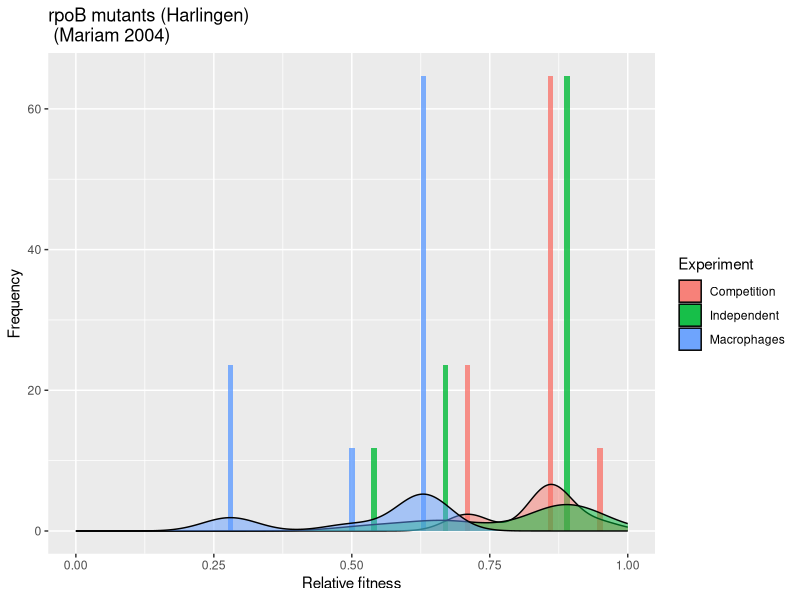
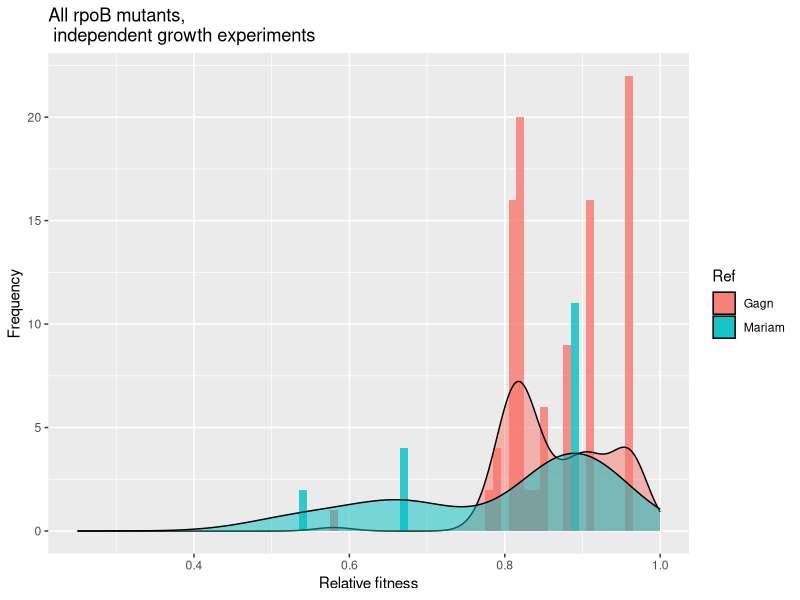
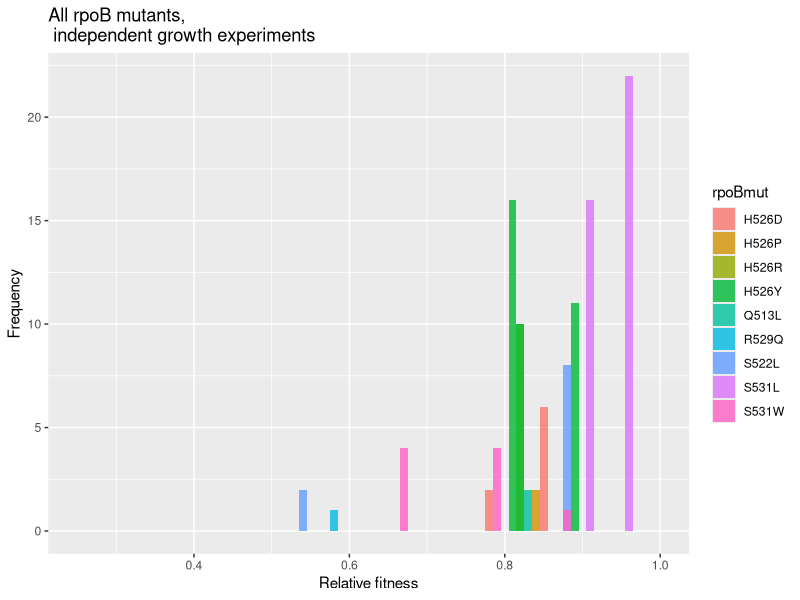
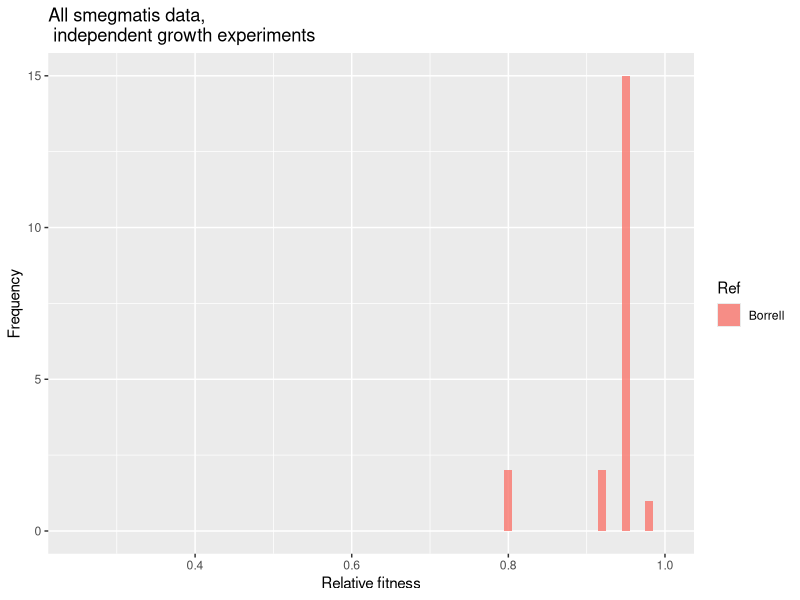
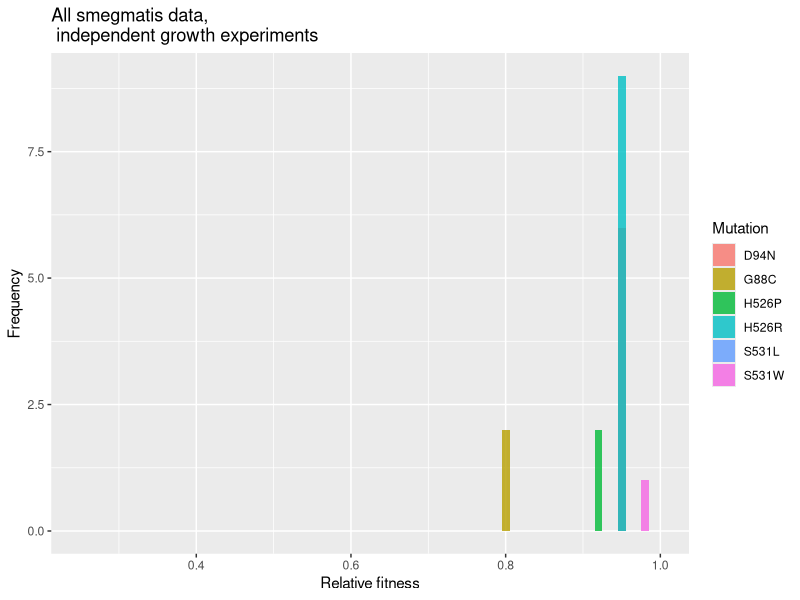
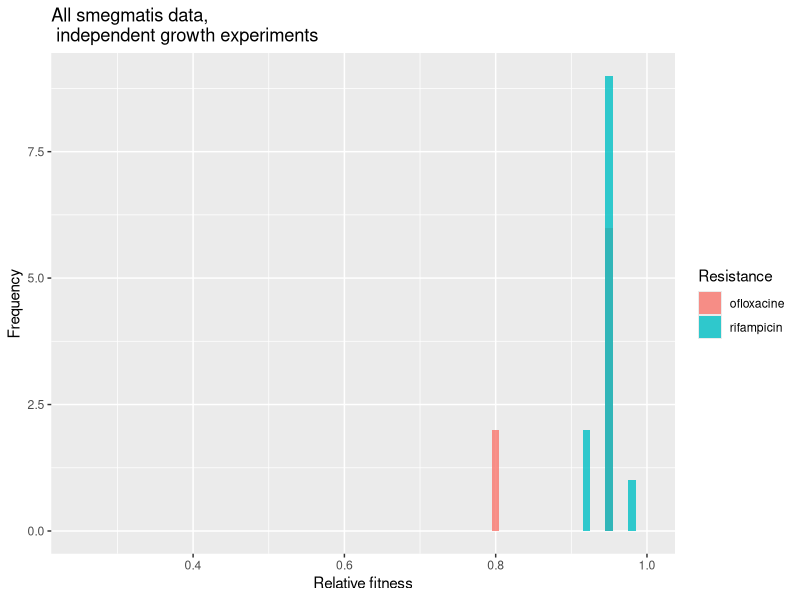
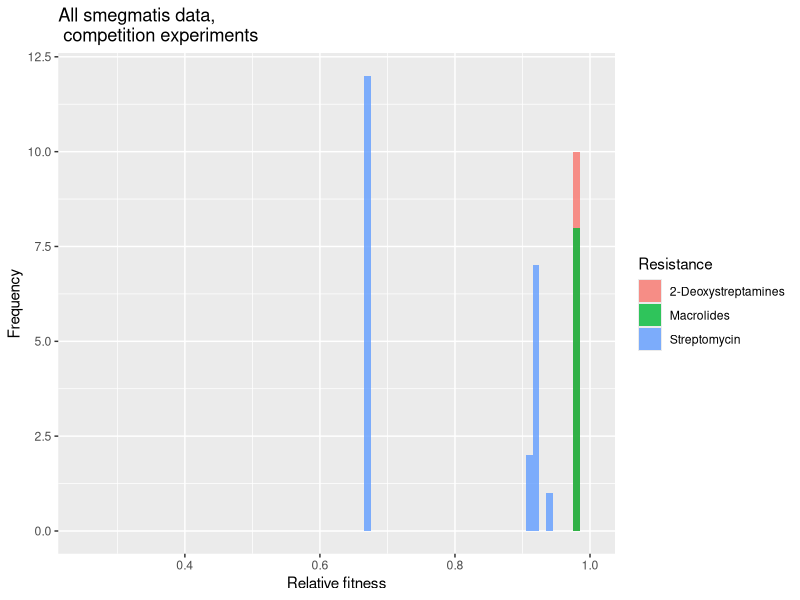
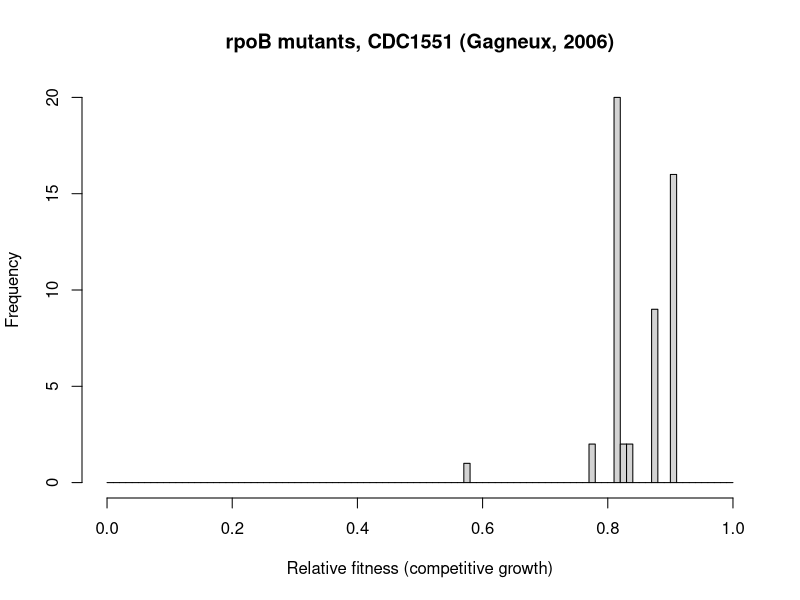

Here is the R script that generated these plots, in order:
### Distributions


##*** Libraries needed
library(plyr); library(ggplot2);library(reshape2);library(deSolve);library(grid)

##*** Locations
home<-"~/Documents/My Documents/Diagnostics/Natural history/genfun/data"
plots<-paste(home,"/plots",sep="")
setwd(home)

##*** Gagneaux 2006
g<-read.csv("dist_gagn2006.csv"); d<-c()
for (i in 1:dim(g)[1]){d<-c(d,matrix(1,1,g[i,2])*g[i,1])}

setwd(plots)
pdf("data_gagn2006.pdf")
h <- hist(d, breaks = seq(0,1,0.01),main="rpoB mutants, CDC1551 (Gagneux, 2006)",xlab = "Relative fitness (competitive growth)")
dev.off()

setwd(home)
g1<-read.csv("dist_gagn2006t85.csv")[1:4,]; d1<-c()
for (i in 1:dim(g1)[1]){d1<-c(d1,matrix(1,1,g1[i,2])*g1[i,1])}

setwd(plots)
pdf("data_gagn2006t85.pdf")
h1 <- hist(d1, breaks = seq(0,1,0.01),ylim=c(0,25),main="rpoB mutants, T85 (Beijing) \n (Gagneux, 2006)",xlab = "Relative fitness (competitive growth)")
dev.off()

pdf("gagn2006_diff.pdf")
plot( h, col=rgb(0,0,1,1/4), xlim=c(0,1),ylim=c(0,25),main="rpoB mutations (red = Beijing) \n (Gagneux 2006)",xlab = "Relative fitness (competitive growth)")  # first histogram
plot( h1, col=rgb(1,0,0,1/4), xlim=c(0,1), add=T)  # second
dev.off()

## Pool
gg<-cbind(c(g[,1],g1[,1]),c(g[,2],g1[,2])); d2<-c()
for (i in 1:dim(gg)[1]){d2<-c(d2,matrix(1,1,gg[i,2])*gg[i,1])}
pdf("gagn2006_pool.pdf")
h2 <- hist(d2, breaks = seq(0,1,0.01),ylim=c(0,25),main="rpoB mutants \n (Gagneux, 2006)",xlab = "Relative fitness (competitive growth)")
dev.off()


##************************************************************************ Mariam 2004
setwd(home)
g<-read.csv("dist_mariam2004.csv"); d<-c();d1<-c(); g[,3]<-g[,3]
for (i in 1:dim(g)[1]){d<-c(d,matrix(1,1,g[i,3])*g[i,2]);d1<-c(d1,matrix(g[i,1],1,g[i,3]))}
bb<-as.data.frame(d); bb$exp<-d1; colnames(bb)<-c("count","Experiment")
p<-ggplot(bb, aes(count, fill = Experiment)) + geom_histogram(alpha = 0.8, aes(y = ..density..), position = 'identity',binwidth=0.01)+ geom_density(alpha=0.5)
p<-p+scale_x_continuous(lim=c(0,1),"Relative fitness")+scale_y_continuous("Frequency")+ggtitle("rpoB mutants (Harlingen) \n (Mariam 2004)")
p

setwd(plots)
ggsave("mariam_pool.pdf")


##************************************************************************ Pool all rpoB data
setwd(home)
g<-read.csv("rpob_all.csv")[1:22,]; d1<-c();d2<-c();d3<-c();d4<-c();d<-c()
for (i in 1:dim(g)[1]){d<-c(d,matrix(1,1,g[i,3])*g[i,2]);d1<-c(d1,matrix(g[i,1],1,g[i,3]))
                       d2<-c(d2,matrix(g[i,4],1,g[i,3]))
                       d3<-c(d3,matrix(g[i,5],1,g[i,3]))
                       d4<-c(d4,matrix(g[i,6],1,g[i,3]))}
bb<-as.data.frame(d); bb$exp<-d1;bb$paper<-d2;bb$rpoB<-d3;bb$strain<-d4; colnames(bb)<-c("count","Experiment","Ref","rpoBmut","Strain")
p1<-ggplot(bb,aes(count,fill=Experiment))+geom_histogram(alpha=0.8,position = 'identity',binwidth=0.01)+geom_density(alpha=0.5)
p1<-p1+scale_x_continuous(lim=c(0,1),"Relative fitness")+scale_y_continuous("Frequency")+ggtitle("All rpoB mutants")
setwd(plots)
ggsave("all_rpoB_exp.pdf")
w<-which(bb[,"Experiment"]=="Independent")
p2<-ggplot(bb[w,],aes(count,fill=Ref))+geom_histogram(alpha=0.8,position = 'identity',binwidth=0.01)+geom_density(alpha=0.5)
p2<-p2+scale_x_continuous(lim=c(0.25,1),"Relative fitness")+scale_y_continuous("Frequency")+ggtitle("All rpoB mutants, \n independent growth experiments")
p2
ggsave("all_rpoB_ref.pdf")

w<-which(bb[,"Experiment"]=="Independent")
p3<-ggplot(bb[w,],aes(count,fill=rpoBmut))+geom_histogram(alpha=0.8,position = 'identity',binwidth=0.01)
p3<-p3+scale_x_continuous(lim=c(0.25,1),"Relative fitness")+scale_y_continuous("Frequency")+ggtitle("All rpoB mutants, \n independent growth experiments")
p3
ggsave("all_rpoB_mut.pdf")

##************************************************************************ Sander 2002 M. smeg.
setwd(home)
g<-read.csv("dist_sander2002.csv"); d<-c()
for (i in 1:dim(g)[1]){d<-c(d,matrix(1,1,g[i,2])*g[i,1])}

setwd(plots)
pdf("data_sander2002.pdf")
h <- hist(d, breaks = seq(0,1,0.01),main="Ribosomal nucleic acids mutation, \n M. smegmatis (Sander, 2002)",xlab = "Relative fitness (competitive growth)")
dev.off()

##************************************************************************ Pool all smeg data
setwd(home)
g<-read.csv("all_smeg.csv")[1:16,]; d1<-c();d2<-c();d3<-c();d4<-c();d<-c()
for (i in 1:dim(g)[1]){d<-c(d,matrix(1,1,g[i,3])*g[i,2]);d1<-c(d1,matrix(g[i,1],1,g[i,3]))
                       d2<-c(d2,matrix(g[i,4],1,g[i,3]))
                       d3<-c(d3,matrix(g[i,5],1,g[i,3]))
                       d4<-c(d4,matrix(g[i,6],1,g[i,3]))}
bb<-as.data.frame(d); bb$exp<-d1;bb$paper<-d2;bb$res<-d3;bb$mutation<-d4; colnames(bb)<-c("count","Experiment","Ref","Resistance","Mutation")
p1<-ggplot(bb,aes(count,fill=Experiment))+geom_histogram(alpha=0.8,position = 'identity',binwidth=0.01)+geom_density(alpha=0.5)
p1<-p1+scale_x_continuous(lim=c(0,1),"Relative fitness")+scale_y_continuous("Frequency")+ggtitle("All smegmatis data")
setwd(plots)
ggsave("all_smeg_exp.pdf")
w<-which(bb[,"Experiment"]=="Independent")
p2<-ggplot(bb[w,],aes(count,fill=Ref))+geom_histogram(alpha=0.8,position = 'identity',binwidth=0.01)
p2<-p2+scale_x_continuous(lim=c(0.25,1),"Relative fitness")+scale_y_continuous("Frequency")+ggtitle("All smegmatis data, \n independent growth experiments")
p2
ggsave("all_smeg_ref.pdf")

w<-which(bb[,"Experiment"]=="Independent")
p3<-ggplot(bb[w,],aes(count,fill=Mutation))+geom_histogram(alpha=0.8,position = 'identity',binwidth=0.01)
p3<-p3+scale_x_continuous(lim=c(0.25,1),"Relative fitness")+scale_y_continuous("Frequency")+ggtitle("All smegmatis data, \n independent growth experiments")
p3
ggsave("all_smeg_mut.pdf")

w<-which(bb[,"Experiment"]=="Independent")
p3<-ggplot(bb[w,],aes(count,fill=Resistance))+geom_histogram(alpha=0.8,position = 'identity',binwidth=0.01)
p3<-p3+scale_x_continuous(lim=c(0.25,1),"Relative fitness")+scale_y_continuous("Frequency")+ggtitle("All smegmatis data, \n independent growth experiments")
p3
ggsave("all_smeg_res_ind.pdf")

w<-which(bb[,"Experiment"]=="Competition")
p3<-ggplot(bb[w,],aes(count,fill=Resistance))+geom_histogram(alpha=0.8,position = 'identity',binwidth=0.01)
p3<-p3+scale_x_continuous(lim=c(0.25,1),"Relative fitness")+scale_y_continuous("Frequency")+ggtitle("All smegmatis data, \n competition experiments")
p3
ggsave("all_smeg_res_comp.pdf")
